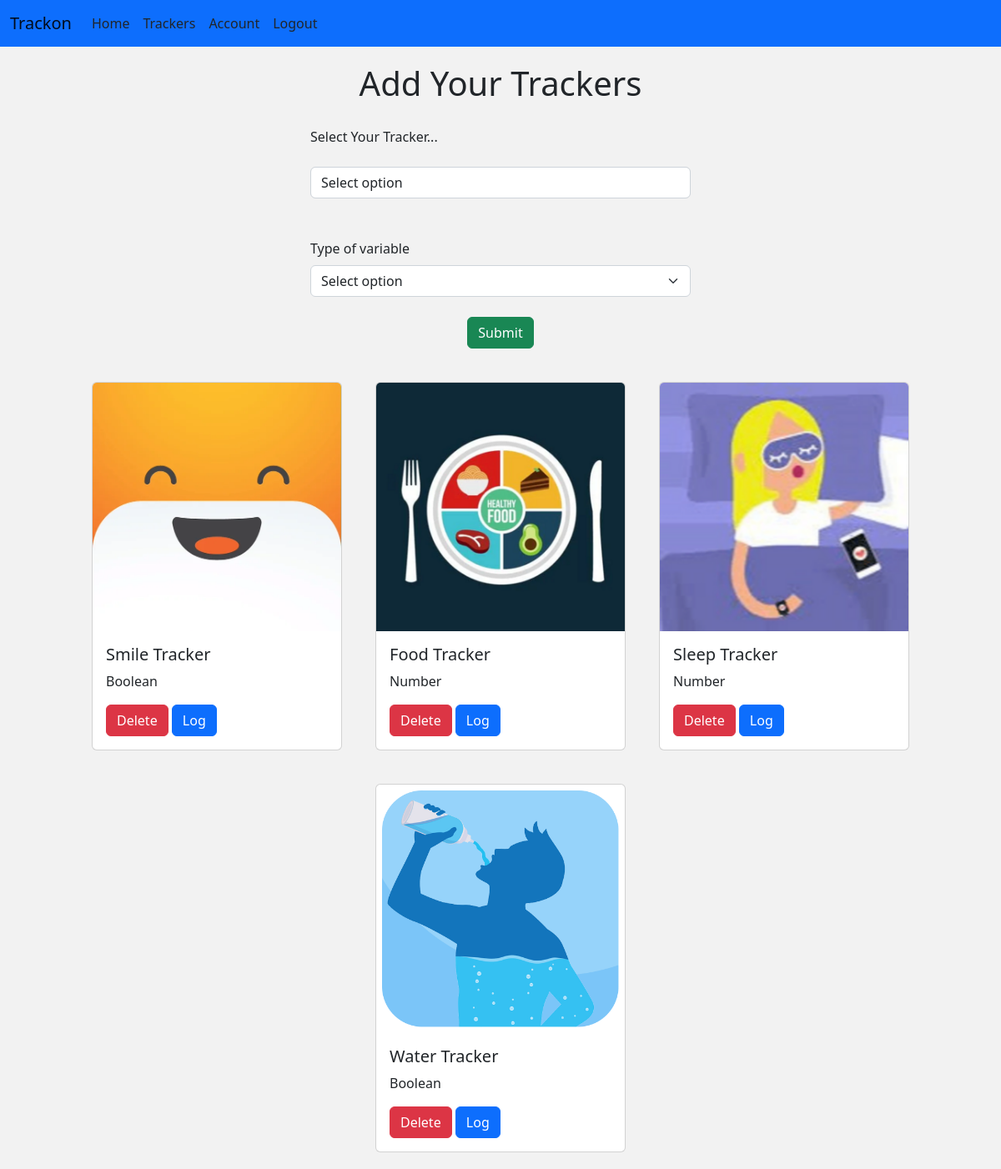
Before: /track (signed in) with the older database file.
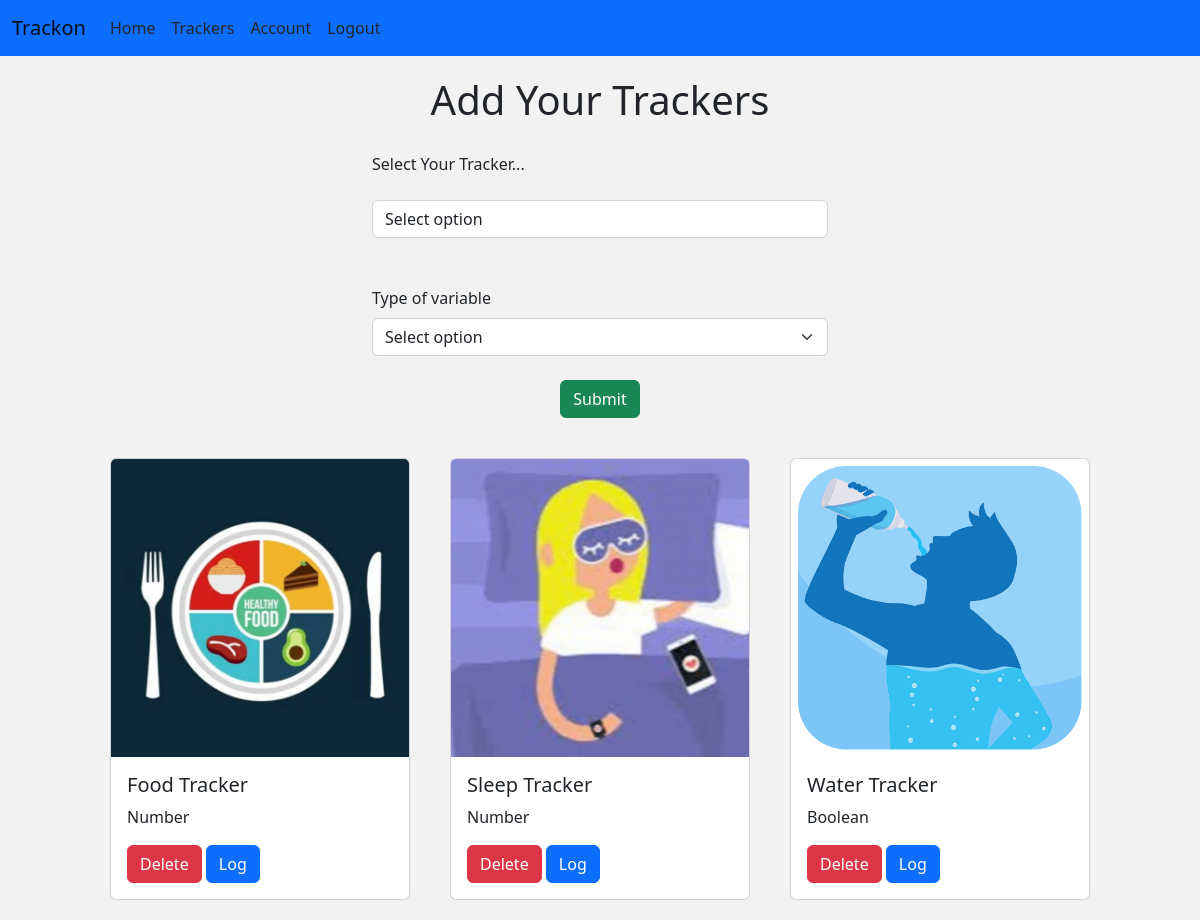
After: the same page with the newer database file.
### main/models.py (models this page shows, shortened)
class Tracker(db.Model):
    sno = db.Column(db.Integer, primary_key=True)
    tracker_name = db.Column(db.String(300), nullable=False, unique=True)
    task_value_type = db.Column(db.String(20), nullable=False)
    user_id = db.Column(db.Integer, db.ForeignKey('user.id'))
    logs = db.relationship('Inputaken', backref='tracker', lazy=True)

### main/routes.py (the view, shortened to what this page needs)
@app.route("/track", methods=['GET', 'POST'])
@login_required
def track():
    user = User.query.filter_by(id=current_user.id).first()
    outputpage = user.trackers
    if(len(outputpage) == 0):
        return render_template("track.html", title="Track")
    return render_template('track.html', outpage=outputpage)

### main/models.py (called while the page is built)
@login_manager.user_loader
def load_user(user_id):
    return User.query.get(int(user_id))

### main/templates/track.html (shortened to what this page needs)
{% extends 'base.html' %} {% block content %}
{% if outpage|length <6 %}
 <div class="container track-heading">
  <h1>Add Your Trackers</h1>
  </div>
  <div class="container track-input">
    <form action="/track" method="POST">
      <div class="form">
        <label for="inputState">Select Your Tracker...</label><br /><br />
        <select id="inputState" class="form-control" name="track_variable">
          <option selected>Select option</option>
        </select><br /><br />
        <label for="inputState" class="form-label">Type of variable</label>
        <select id="inputState" class="form-select" name="track_type">
          <option selected>Select option</option>
        </select><br />
        <div class="track-btn">
          <button type="submit" class="btn btn-success">Submit</button>
        </div>
      </div>
    </form>
  </div>
  <div class="container track-card-container">
    {% for inpt in outpage %}
    <div class="card track-card">
      <img class="card-img-top" src="\static\{{inpt.tracker_name}}.png" alt="">
      <div class="card-body">
        <h5 class="card-title">{{inpt.tracker_name}}</h5>
        <p class="card-text">{{inpt.task_value_type}}</p>
        <a href="/track/delete/{{inpt.sno}}" type="button" class="btn btn-danger">Delete</a>
        <a href="/log/{{inpt.sno}}" type="button" class="btn btn-primary">Log</a>
      </div>
    </div>
    {% endfor %}
  </div>
  {% endif %} {% endblock content %}

### main/templates/base.html (shortened to what this page needs)
<!DOCTYPE html>
<html lang="en">
  <head>
    <link
      href="https://cdn.jsdelivr.net/npm/bootstrap@5.2.0-beta1/dist/css/bootstrap.min.css"
      rel="stylesheet"
    />
    <link rel="stylesheet" href="{{ url_for('static',filename='main.css') }}" />
  </head>
  <body>
    <nav class="navbar navbar-expand-lg bg-primary">
      <div class="container-fluid">
        <a class="navbar-brand" href="#">Trackon</a>
        <div class="collapse navbar-collapse" id="navbarNav">
          <a
            class="nav-link active px-2"
            href="{{url_for('home')}}"
            aria-current="page"
            href="#"
            >Home</a
          >
          {% if current_user.is_authenticated %}
          <a class="nav-link px-2" href="{{url_for('track')}}">Trackers</a>
          <a class="nav-link px-2" href="{{url_for('account')}}">Account</a>
          <a class="nav-link px-2" href="{{url_for('logout')}}">Logout</a>
          {% else %}
          <a class="nav-link px-2" href="{{url_for('login')}}">Login</a>
          <a class="nav-link px-2" href="{{url_for('register')}}">Register</a>
          {% endif %}
        </div>
      </div>
    </nav>
     {% block content %} {% endblock %}
  </body>
</html>

### main/static/main.css (style rules this page uses)
body { background-color: #f2f2f2; }
.track-input { width: 40%; padding-top: 20px; }
.track-heading { text-align: center; padding-top: 20px; }
.track-btn { text-align: center; }
.track-card-container { display: flex; justify-content: center; align-items: center; flex-wrap: wrap; padding-top: 20px; }
.track-card { width:300px; margin: 20px 20px; }

Changed rows visible on the page:
removed Tracker: tracker_name (picture), tracker_name "Smile Tracker", task_value_type "Boolean"
